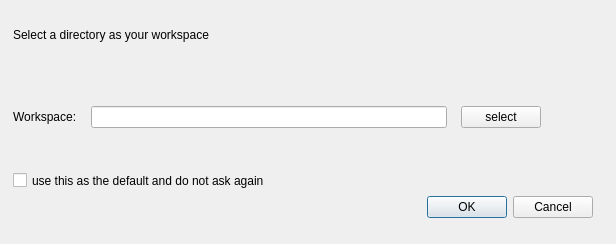
<?xml version="1.0" encoding="UTF-8"?>
<ui version="4.0">
 <class>select</class>
 <widget class="QDialog" name="select">
  <property name="geometry">
   <rect>
    <x>0</x>
    <y>0</y>
    <width>616</width>
    <height>244</height>
   </rect>
  </property>
  <property name="windowTitle">
   <string>Eve IDE</string>
  </property>
  <property name="windowIcon">
   <iconset resource="icos/icons.qrc">
    <normaloff>:/pic/main.ico</normaloff>:/pic/main.ico</iconset>
  </property>
  <property name="autoFillBackground">
   <bool>false</bool>
  </property>
  <widget class="QCheckBox" name="checkBo">
   <property name="geometry">
    <rect>
     <x>13</x>
     <y>169</y>
     <width>317</width>
     <height>23</height>
    </rect>
   </property>
   <property name="styleSheet">
    <string notr="true">font: 8pt &quot;Corbel&quot;;
</string>
   </property>
   <property name="text">
    <string>use this as the default and do not ask again</string>
   </property>
  </widget>
  <widget class="QDialogButtonBox" name="buttonBox">
   <property name="geometry">
    <rect>
     <x>360</x>
     <y>190</y>
     <width>233</width>
     <height>34</height>
    </rect>
   </property>
   <property name="orientation">
    <enum>Qt::Horizontal</enum>
   </property>
   <property name="standardButtons">
    <set>QDialogButtonBox::Cancel|QDialogButtonBox::Ok</set>
   </property>
  </widget>
  <widget class="QLabel" name="label">
   <property name="enabled">
    <bool>true</bool>
   </property>
   <property name="geometry">
    <rect>
     <x>13</x>
     <y>13</y>
     <width>402</width>
     <height>44</height>
    </rect>
   </property>
   <property name="maximumSize">
    <size>
     <width>16777215</width>
     <height>16777214</height>
    </size>
   </property>
   <property name="styleSheet">
    <string notr="true">font: 18pt &quot;Agency FB&quot;;
</string>
   </property>
   <property name="text">
    <string>Select a directory as your workspace</string>
   </property>
  </widget>
  <widget class="QWidget" name="layoutWidget">
   <property name="geometry">
    <rect>
     <x>0</x>
     <y>80</y>
     <width>571</width>
     <height>61</height>
    </rect>
   </property>
   <layout class="QHBoxLayout" name="horizontalLayout">
    <property name="spacing">
     <number>14</number>
    </property>
    <property name="leftMargin">
     <number>13</number>
    </property>
    <property name="topMargin">
     <number>20</number>
    </property>
    <property name="rightMargin">
     <number>30</number>
    </property>
    <property name="bottomMargin">
     <number>7</number>
    </property>
    <item>
     <widget class="QLabel" name="label_2">
      <property name="styleSheet">
       <string notr="true">font: 11pt &quot;Arial Rounded MT Bold&quot;;</string>
      </property>
      <property name="text">
       <string>Workspace:</string>
      </property>
     </widget>
    </item>
    <item>
     <widget class="QLineEdit" name="lineEdit"/>
    </item>
    <item>
     <widget class="QPushButton" name="select_directory">
      <property name="text">
       <string>select</string>
      </property>
     </widget>
    </item>
   </layout>
  </widget>
 </widget>
 <resources>
  <include location="icos/icons.qrc"/>
 </resources>
 <connections>
  <connection>
   <sender>buttonBox</sender>
   <signal>accepted()</signal>
   <receiver>select</receiver>
   <slot>accept()</slot>
   <hints>
    <hint type="sourcelabel">
     <x>381</x>
     <y>220</y>
    </hint>
    <hint type="destinationlabel">
     <x>381</x>
     <y>125</y>
    </hint>
   </hints>
  </connection>
  <connection>
   <sender>buttonBox</sender>
   <signal>rejected()</signal>
   <receiver>select</receiver>
   <slot>close()</slot>
   <hints>
    <hint type="sourcelabel">
     <x>381</x>
     <y>220</y>
    </hint>
    <hint type="destinationlabel">
     <x>381</x>
     <y>125</y>
    </hint>
   </hints>
  </connection>
  <connection>
   <sender>checkBo</sender>
   <signal>toggled(bool)</signal>
   <receiver>select</receiver>
   <slot>hide()</slot>
   <hints>
    <hint type="sourcelabel">
     <x>381</x>
     <y>183</y>
    </hint>
    <hint type="destinationlabel">
     <x>381</x>
     <y>125</y>
    </hint>
   </hints>
  </connection>
  <connection>
   <sender>select_directory</sender>
   <signal>clicked()</signal>
   <receiver>select</receiver>
   <slot>open()</slot>
   <hints>
    <hint type="sourcelabel">
     <x>692</x>
     <y>127</y>
    </hint>
    <hint type="destinationlabel">
     <x>381</x>
     <y>125</y>
    </hint>
   </hints>
  </connection>
 </connections>
</ui>
